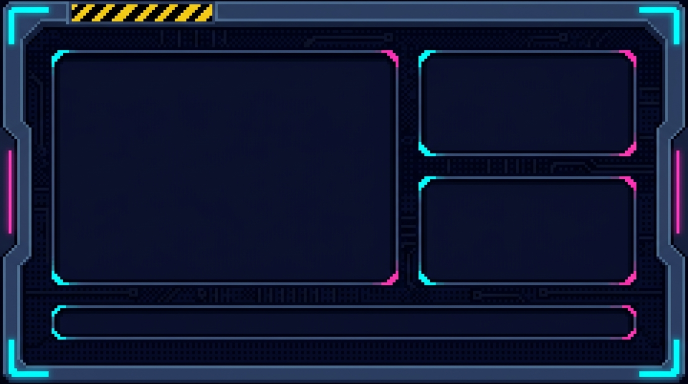
#> input picture Tools/assets/cyber_mech_hud_src.jpg, 1376 x 768 px (shown at 1/2 size)
$ python img2bc1.py assets/cyber_mech_hud_src.jpg --out-c out.png
#> lines starting #> are read from the running program, lines starting #| are printed output that depends on the picture
#!/usr/bin/env python3
"""
img2bc1.py - Offline BC1/DXT1 image encoder for PY32F003 0.96" SPI TFT (160x80).

Encodes any PNG/JPG/BMP (or a built-in --demo dark instrument wallpaper) into a
fixed-ratio 4:1 BC1/DXT1 C header compatible with Logic_PureC/bc1_decode.h.
For 160x80 RGB565, raw size is 25,600 B -> BC1 encoded size is exactly 6,400 B (6.25 KB).
"""

import argparse
import math
import os
import struct
from typing import List, Tuple

from PIL import Image, ImageOps


def clamp_u8(val: float) -> int:
    if val < 0.0:
        return 0
    if val > 255.0:
        return 255
    return int(round(val))


def rgb888_to_rgb565(r: int, g: int, b: int) -> int:
    r5 = (r * 31 + 127) // 255
    g6 = (g * 63 + 127) // 255
    b5 = (b * 31 + 127) // 255
    return (r5 << 11) | (g6 << 5) | b5


def rgb565_to_rgb888(c: int) -> Tuple[int, int, int]:
    r5 = (c >> 11) & 0x1F
    g6 = (c >> 5) & 0x3F
    b5 = c & 0x1F
    r8 = (r5 << 3) | (r5 >> 2)
    g8 = (g6 << 2) | (g6 >> 4)
    b8 = (b5 << 3) | (b5 >> 2)
    return (r8, g8, b8)


def blend_2_1_565(c_major: int, c_minor: int) -> int:
    r0, g0, b0 = (c_major >> 11) & 0x1F, (c_major >> 5) & 0x3F, c_major & 0x1F
    r1, g1, b1 = (c_minor >> 11) & 0x1F, (c_minor >> 5) & 0x3F, c_minor & 0x1F
    r = (2 * r0 + r1 + 1) // 3
    g = (2 * g0 + g1 + 1) // 3
    b = (2 * b0 + b1 + 1) // 3
    return (r << 11) | (g << 5) | b


def expand_palette_565(c0: int, c1: int) -> List[int]:
    if c0 > c1:
        return [c0, c1, blend_2_1_565(c0, c1), blend_2_1_565(c1, c0)]
    r0, g0, b0 = (c0 >> 11) & 0x1F, (c0 >> 5) & 0x3F, c0 & 0x1F
    r1, g1, b1 = (c1 >> 11) & 0x1F, (c1 >> 5) & 0x3F, c1 & 0x1F
    mid = (((r0 + r1) >> 1) << 11) | (((g0 + g1) >> 1) << 5) | ((b0 + b1) >> 1)
    return [c0, c1, mid, 0x0000]


def dist_sq(a: Tuple[int, int, int], b: Tuple[int, int, int]) -> int:
    dr = a[0] - b[0]
    dg = a[1] - b[1]
    db = a[2] - b[2]
    # Perceptual green weighting (2*R^2 + 4*G^2 + 1*B^2 approx)
    return (2 * dr * dr) + (4 * dg * dg) + (db * db)


def principal_axis(pixels: List[Tuple[int, int, int]]) -> Tuple[float, float, float]:
    n = float(len(pixels))
    mr = sum(p[0] for p in pixels) / n
    mg = sum(p[1] for p in pixels) / n
    mb = sum(p[2] for p in pixels) / n

    crr = crg = crb = cgg = cgb = cbb = 0.0
    for r, g, b in pixels:
        dr, dg, db = r - mr, g - mg, b - mb
        crr += dr * dr
        crg += dr * dg
        crb += dr * db
        cgg += dg * dg
        cgb += dg * db
        cbb += db * db

    vx, vy, vz = 0.299, 0.587, 0.114
    for _ in range(8):
        nx = crr * vx + crg * vy + crb * vz
        ny = crg * vx + cgg * vy + cgb * vz
        nz = crb * vx + cgb * vy + cbb * vz
        norm = math.sqrt(nx * nx + ny * ny + nz * nz)
        if norm < 1e-9:
            break
        vx, vy, vz = nx / norm, ny / norm, nz / norm
    return (vx, vy, vz)


def encode_block(pixels: List[Tuple[int, int, int]]) -> bytes:
    """Encode 16 RGB888 pixels (4x4 row-major) into an 8-byte BC1 block."""
    # Check if all pixels map to the exact same RGB565 color
    first_565 = rgb888_to_rgb565(*pixels[0])
    if all(rgb888_to_rgb565(*p) == first_565 for p in pixels):
        return struct.pack("<HHI", first_565, first_565, 0)

    # Initial endpoints from projection onto principal color axis
    ax = principal_axis(pixels)
    projs = [p[0] * ax[0] + p[1] * ax[1] + p[2] * ax[2] for p in pixels]
    e0 = list(pixels[projs.index(max(projs))])
    e1 = list(pixels[projs.index(min(projs))])

    # 3 rounds of least-squares endpoint refinement for 4-level linear palette
    weights = (0.0, 1.0, 1.0 / 3.0, 2.0 / 3.0)
    best_err = None
    best_pack = None

    for _ in range(4):
        c0 = rgb888_to_rgb565(clamp_u8(e0[0]), clamp_u8(e0[1]), clamp_u8(e0[2]))
        c1 = rgb888_to_rgb565(clamp_u8(e1[0]), clamp_u8(e1[1]), clamp_u8(e1[2]))
        if c0 < c1:
            c0, c1 = c1, c0
            e0, e1 = e1, e0
        if c0 == c1:
            # Nudge to unlock 4-color mode if pixels actually vary
            if c0 < 0xFFFF:
                c0 += 1
            else:
                c1 -= 1

        pal_565 = expand_palette_565(c0, c1)
        pal_888 = [rgb565_to_rgb888(c) for c in pal_565]

        indices = 0
        total_err = 0
        chosen = []
        for i, p in enumerate(pixels):
            best_k = 0
            best_d = dist_sq(p, pal_888[0])
            for k in (1, 2, 3):
                d = dist_sq(p, pal_888[k])
                if d < best_d:
                    best_d = d
                    best_k = k
            indices |= (best_k << (2 * i))
            total_err += best_d
            chosen.append(best_k)

        if best_err is None or total_err < best_err:
            best_err = total_err
            best_pack = struct.pack("<HHI", c0, c1, indices)

        # Solve 2x2 least squares for refined endpoints e0 (w=0) and e1 (w=1)
        aa = ab = bb = 0.0
        ar = ag = ab_c = 0.0
        br = bg = bb_c = 0.0
        for p, k in zip(pixels, chosen):
            w1 = weights[k]
            w0 = 1.0 - w1
            aa += w0 * w0
            ab += w0 * w1
            bb += w1 * w1
            ar += w0 * p[0]
            ag += w0 * p[1]
            ab_c += w0 * p[2]
            br += w1 * p[0]
            bg += w1 * p[1]
            bb_c += w1 * p[2]

        det = aa * bb - ab * ab
        if abs(det) < 1e-6:
            break
        inv = 1.0 / det
        e0 = [(bb * ar - ab * br) * inv,
              (bb * ag - ab * bg) * inv,
              (bb * ab_c - ab * bb_c) * inv]
        e1 = [(aa * br - ab * ar) * inv,
              (aa * bg - ab * ag) * inv,
              (aa * bb_c - ab * ab_c) * inv]

    assert best_pack is not None
    return best_pack


def encode_image(img: Image.Image) -> bytes:
    w, h = img.size
    if w == 0 or h == 0 or (w % 4) != 0 or (h % 4) != 0:
        raise ValueError(f"Image dimensions ({w}x{h}) must be non-zero multiples of 4.")
    rgb = img.convert("RGB")
    px = rgb.load()
    out = bytearray()
    for by in range(0, h, 4):
        for bx in range(0, w, 4):
            block_pixels = [px[bx + lx, by + ly] for ly in range(4) for lx in range(4)]
            out.extend(encode_block(block_pixels))
    return bytes(out)


def decode_image(data: bytes, w: int, h: int) -> Image.Image:
    out = Image.new("RGB", (w, h))
    px = out.load()
    offset = 0
    for by in range(0, h, 4):
        for bx in range(0, w, 4):
            c0, c1, bits = struct.unpack_from("<HHI", data, offset)
            offset += 8
            pal = [rgb565_to_rgb888(c) for c in expand_palette_565(c0, c1)]
            for ly in range(4):
                for lx in range(4):
                    idx = (bits >> (2 * (ly * 4 + lx))) & 3
                    px[bx + lx, by + ly] = pal[idx]
    return out


# [7 lines left out: function compute_psnr, not called in this run]


def quantize_rgb565_image(img: Image.Image) -> Image.Image:
    w, h = img.size
    src = img.convert("RGB")
    dst = Image.new("RGB", (w, h))
    sp = src.load()
    dp = dst.load()
    for y in range(h):
        for x in range(w):
            dp[x, y] = rgb565_to_rgb888(rgb888_to_rgb565(*sp[x, y]))
    return dst


# [72 lines left out: functions generate_demo_wallpaper, write_c_header, not called in this run]


def main() -> int:
    parser = argparse.ArgumentParser(description="Encode image to BC1/DXT1 C header for PY32 TFT.")
    parser.add_argument("input", nargs="?", help="Input image path (PNG/JPG/BMP). Omit if using --demo.")
    parser.add_argument("--demo", action="store_true", help="Generate built-in dark cyber wallpaper.")
    parser.add_argument("--width", type=int, default=160, help="Target width (multiple of 4, default 160).")
    parser.add_argument("--height", type=int, default=80, help="Target height (multiple of 4, default 80).")
    parser.add_argument("--dim", type=float, default=1.0,
                        help="Brightness factor (e.g. 0.45 for dark background behind bright text).")
    parser.add_argument("--stretch", action="store_true",
                        help="Resize directly to WxH without cropping (ideal for UI bezel templates).")
    parser.add_argument("--symbol", default="g_bg_wallpaper", help="C symbol name (default g_bg_wallpaper).")
    parser.add_argument("--out-c", required=True, help="Output C header path.")
    parser.add_argument("--preview", help="Optional side-by-side PNG preview (Original | BC1 Decoded).")
    args = parser.parse_args()

    if args.demo:
        img = generate_demo_wallpaper(args.width, args.height)
    else:
        if not args.input:
            parser.error("Provide an input image path or pass --demo.")
        img = Image.open(args.input).convert("RGB")
#> img is the input picture: PIL image 1376x768 RGB; mean R, G, B 17.3, 25.7, 51.5
        if args.stretch:
            img = img.resize((args.width, args.height), Image.Resampling.LANCZOS)
        else:
            img = ImageOps.fit(img, (args.width, args.height), method=Image.Resampling.LANCZOS)
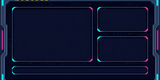
#> img: PIL image 160x80 RGB; mean R, G, B 14.2, 20.5, 46.6

    if args.dim != 1.0:
        img = img.point(lambda v: clamp_u8(v * args.dim))

    bc1_bytes = encode_image(img)
    decoded = decode_image(bc1_bytes, args.width, args.height)
#> in decode_image, `out = Image.new("RGB", (w, h))`: out: PIL image 160x80 RGB; every value is 0
    ref_565 = quantize_rgb565_image(img)

    psnr_888 = compute_psnr(img, decoded)
    psnr_565 = compute_psnr(ref_565, decoded)

    write_c_header(args.out_c, args.symbol, args.width, args.height, bc1_bytes, psnr_888, psnr_565)

    if args.preview:
        os.makedirs(os.path.dirname(os.path.abspath(args.preview)), exist_ok=True)
        # Upscale 3x nearest-neighbor so the 160x80 comparison is easy to inspect on PC
        scale = 3
        comp = Image.new("RGB", (args.width * 2 * scale + 12, args.height * scale), (24, 24, 24))
        comp.paste(img.resize((args.width * scale, args.height * scale), Image.Resampling.NEAREST), (0, 0))
        comp.paste(decoded.resize((args.width * scale, args.height * scale), Image.Resampling.NEAREST),
                   (args.width * scale + 12, 0))
        comp.save(args.preview)

    raw_size = args.width * args.height * 2
    print(f"[BC1] {args.width}x{args.height}: Raw RGB565={raw_size}B -> BC1={len(bc1_bytes)}B "
          f"({len(bc1_bytes)/1024.0:.2f}KB, 4.00x)")
    print(f"[BC1] PSNR vs RGB888 = {psnr_888:.2f} dB | PSNR vs RGB565 = {psnr_565:.2f} dB")
    print(f"[BC1] Header written: {args.out_c}")
    if args.preview:
        print(f"[BC1] Preview written: {args.preview}")
    return 0


if __name__ == "__main__":
#> (the run stopped early here; a loop or call above may not have finished)
